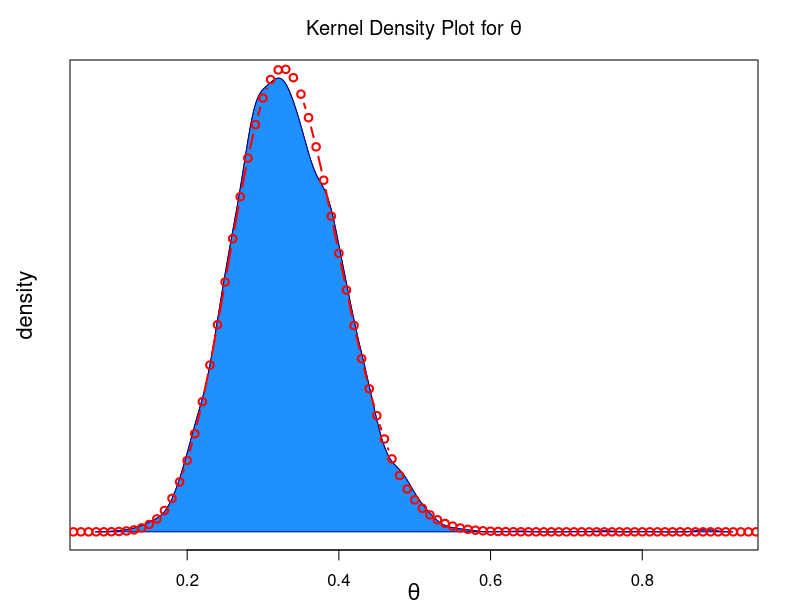

R code for this plot:
# The theta is proposed from a normal distribution 
# The coin flips are binomial 
# the prior is beta 

#Observed data
flips <- 41
heads <- 13 
#initial observed data; prior distribution 
a<- 2 
b<- 2


metropolis_algorithm <- function(samples, theta_seed, sd){
  #samples - number of samples we want to draw from the posterior distribution 
  #theta_seed is the initial theta 
  #sd- standard deviation of the proposal distribution which is normal distribution 
  theta_curr <- theta_seed #theta is a probability between 0 and 1
  #create vector of NA's to store sampled parameters
  posterior_thetas <- rep(NA, times = samples)
  for (i in 1:samples){
    theta_prop <- rnorm(n=1, mean = theta_curr, sd=sd) #proposal distribution 
    
    #Compute the bayes numerators 
    
    #if the proposed value is outside the range 
    theta_prop <- ifelse((theta_prop<0 | theta_prop>1), theta_curr, theta_prop)
    
    #Bayes' numerators 
    #likelihood given prior x p(prior)
    posterior_prop<- dbeta(theta_prop, shape1=a, shape2=b)*dbinom(heads, size = flips, prob=theta_prop)
    posterior_curr<- dbeta(theta_curr, shape1=a, shape2=b)*dbinom(heads, size = flips, prob=theta_curr)
    
    #calculate the probability of accepting 
    p_accept_theta_prop <- min(posterior_prop/posterior_curr, 1.0 )
    rand_unif <- runif(n=1)
    
    theta_select<- ifelse(p_accept_theta_prop>rand_unif, theta_prop, theta_curr)
    posterior_thetas[i] <- theta_select
    theta_curr <- theta_select
  }
  return(posterior_thetas)
}

set.seed(555)
posterior_thetas <- metropolis_algorithm(samples = 10000, theta_seed = 0.9, sd = 0.05)

opar <- par()
par(mar=c(2.5,3.5,3,2.1), mgp = c(1.7, 1, 0))
d <- density(posterior_thetas)
plot( d
      ,main = expression(paste('Kernel Density Plot for ', theta))
      ,xlab = expression(theta)
      ,ylab = 'density'
      ,yaxt = 'n'
      ,cex.lab = 1.3
)
polygon(d, col='dodgerblue1', border='dark blue')
### OVERLAY THE PLOT WITH THE ACTUAL DISTRIBUTION WHICH WE KNOW IS BETA(15, 30)
y<- seq(0,1, by = 0.01)
d2<-dbeta(y, shape1=15, shape2= 30)
lines(x=y, y=d2, lwd= 2, col="red", type="b")


